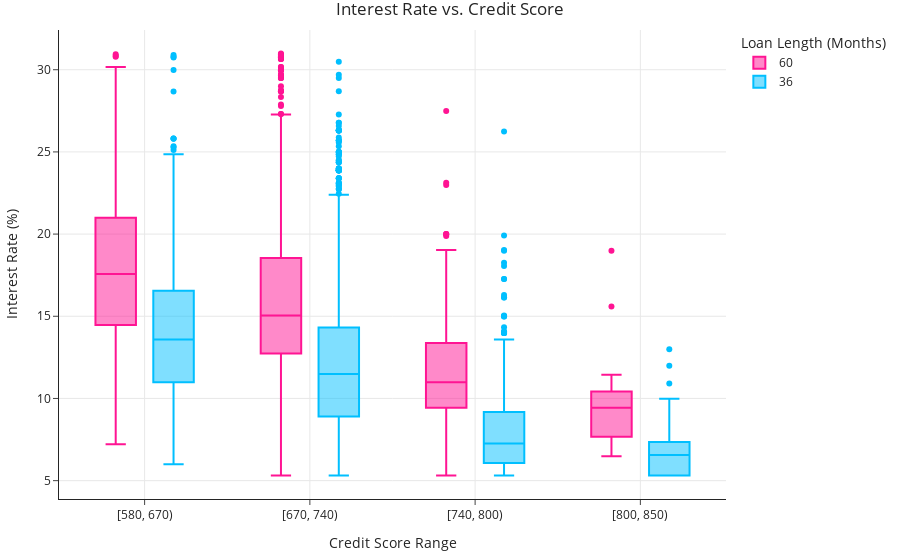

The code cell stored with this chart in its notebook:
### Markdown cell above
Run the cell below to draw your boxplot. If you did everything correctly, it should look like the example above. Make sure to run this cell before moving forward, otherwise the tests won't work correctly.

### Code cell
q3_fig = create_boxplot(loans)
q3_fig

### Figure 1 — Plotly figure (JSON) as saved in the notebook; plotly's stock layout.template omitted (floating-point values rounded to 4 significant figures; data arrays with more than 128 entries replaced by an {"elided": "..."} marker saying what was removed)
{"data": [{"alignmentgroup": "True", "hovertemplate": "Loan Length (Months)=60<br>Credit Score Range=%{x}<br>Interest Rate (%)=%{y}<extra></extra>", "legendgroup": "60", "marker": {"color": "deeppink"}, "name": "60", "notched": false, "offsetgroup": "60", "orientation": "v", "showlegend": true, "type": "box", "x": {"elided": "2067 str values"}, "x0": " ", "xaxis": "x", "y": {"elided": "2067 float values"}, "y0": " ", "yaxis": "y"}, {"alignmentgroup": "True", "hovertemplate": "Loan Length (Months)=36<br>Credit Score Range=%{x}<br>Interest Rate (%)=%{y}<extra></extra>", "legendgroup": "36", "marker": {"color": "deepskyblue"}, "name": "36", "notched": false, "offsetgroup": "36", "orientation": "v", "showlegend": true, "type": "box", "x": {"elided": "4233 str values"}, "x0": " ", "xaxis": "x", "y": {"elided": "4233 float values"}, "y0": " ", "yaxis": "y"}], "layout": {"autosize": true, "boxmode": "group", "legend": {"title": {"text": "Loan Length (Months)"}, "tracegroupgap": 0}, "title": {"text": "Interest Rate vs. Credit Score"}, "xaxis": {"anchor": "y", "autorange": true, "categoryarray": ["[580, 670)", "[670, 740)", "[740, 800)", "[800, 850)"], "categoryorder": "array", "domain": [0, 1], "range": [-0.5207, 3.521], "title": {"text": "Credit Score Range"}, "type": "category"}, "yaxis": {"anchor": "x", "autorange": true, "domain": [0, 1], "range": [3.883, 32.42], "title": {"text": "Interest Rate (%)"}, "type": "linear"}}}
